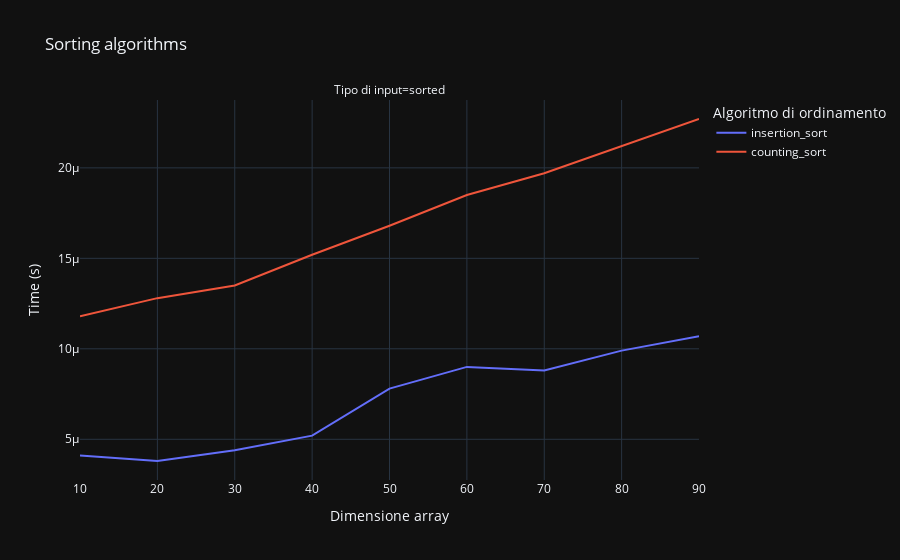

The code cell stored with this chart in its notebook:
### Markdown cell above
Visualizziamo il caso con passo pari a 10 e range da 0 a 100. Partendo dall' algoritmo di _insertion sort_, notiamo che nel caso di un input randomico o inversamente ordinato, il tempo impiegato per ordinare l'array cresce in modo quadratico e lo fa in modo particolare nel secondo caso. Nel caso di un input ordinato, invece, il tempo impiegato per ordinare l'array è lineare, in quanto l'array è già ordinato e non è necessario eseguire alcuna operazione di ordinamento, ma solo il ciclo di "controllo" su tutti i valori. Visualizzeremo questo aspetto in maniera più chiara nel grafico successivo, dove isoleremo il caso di un input ordinato. Nel caso del _counting sort_, invece, notiamo che il tempo impiegato per ordinare l'array è lineare (visibile deselezionando la dicituara _insertion_sort_ sotto il menù _Algoritmo di ordinamento_), in quanto l'array viene ordinato in tempo _O(n+k)_, senza alcuna operazione di confronto tra elementi. Notiamo che in questo caso il costo computazionale del _counting sort_ è particolarmente basso, in quanto legato al range di generazione dei numeri, che è molto piccolo (da 0 a 100). Questo aspetto sarà più evidente nel caso di array di grandi dimensioni ma anche nei casi con range di generazione dei numeri più grandi.

### Code cell
figure = px.line(df.query("num_samples > 0 and input_type == 'sorted'"),
                 x="num_samples",
                 y="time",
                 color="test_type",
                 facet_col="input_type",
                 title="Sorting algorithms",
                 labels={"num_samples": "Dimensione array", "time": "Time (s)", "test_type": "Algoritmo di ordinamento", "input_type": "Tipo di input"})

figure.show()

### Figure 1 — Plotly figure (JSON) as saved in the notebook; plotly's stock layout.template omitted (floating-point values rounded to 4 significant figures)
{"data": [{"hovertemplate": "Algoritmo di ordinamento=insertion_sort<br>Tipo di input=sorted<br>Dimensione array=%{x}<br>Time (s)=%{y}<extra></extra>", "legendgroup": "insertion_sort", "line": {"color": "#636efa", "dash": "solid"}, "marker": {"symbol": "circle"}, "mode": "lines", "name": "insertion_sort", "orientation": "v", "showlegend": true, "x": [10, 20, 30, 40, 50, 60, 70, 80, 90], "xaxis": "x", "y": [4.1e-06, 3.8e-06, 4.4e-06, 5.2e-06, 7.8e-06, 9e-06, 8.8e-06, 9.9e-06, 1.07e-05], "yaxis": "y", "type": "scatter"}, {"hovertemplate": "Algoritmo di ordinamento=counting_sort<br>Tipo di input=sorted<br>Dimensione array=%{x}<br>Time (s)=%{y}<extra></extra>", "legendgroup": "counting_sort", "line": {"color": "#EF553B", "dash": "solid"}, "marker": {"symbol": "circle"}, "mode": "lines", "name": "counting_sort", "orientation": "v", "showlegend": true, "x": [10, 20, 30, 40, 50, 60, 70, 80, 90], "xaxis": "x", "y": [1.18e-05, 1.28e-05, 1.35e-05, 1.52e-05, 1.68e-05, 1.85e-05, 1.97e-05, 2.12e-05, 2.27e-05], "yaxis": "y", "type": "scatter"}], "layout": {"xaxis": {"anchor": "y", "domain": [0.0, 1.0], "title": {"text": "Dimensione array"}}, "yaxis": {"anchor": "x", "domain": [0.0, 1.0], "title": {"text": "Time (s)"}}, "annotations": [{"font": {}, "showarrow": false, "text": "Tipo di input=sorted", "x": 0.5, "xanchor": "center", "xref": "paper", "y": 1.0, "yanchor": "bottom", "yref": "paper"}], "legend": {"title": {"text": "Algoritmo di ordinamento"}, "tracegroupgap": 0}, "title": {"text": "Sorting algorithms"}}}
